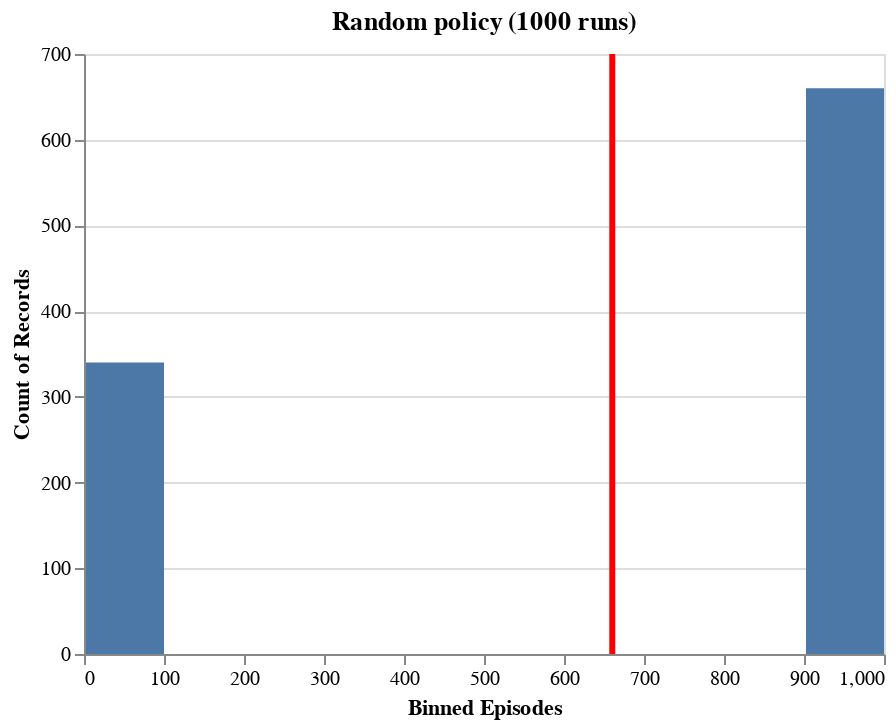

Source (notebook cell):
### Code cell
chart, random_df = plot(data_dir, "random", altair=True, title= "Random policy (1000 runs)")
chart

### Figure 1 — Vega-Lite specification as saved in the notebook (floating-point values rounded to 4 significant figures; data arrays with more than 128 entries replaced by an {"elided": "..."} marker saying what was removed)
{"$schema": "https://vega.github.io/schema/vega-lite/v2.6.0.json", "config": {"view": {"height": 300, "width": 400}}, "datasets": {"data-35fa975e8ab8b089b9837f1626c407bf": {"elided": "1000 records"}}, "layer": [{"data": {"name": "data-35fa975e8ab8b089b9837f1626c407bf"}, "encoding": {"x": {"bin": true, "field": "episodes", "title": "Binned Episodes", "type": "quantitative"}, "y": {"aggregate": "count", "field": "episodes", "type": "quantitative"}}, "mark": "bar", "title": "Random policy (1000 runs)"}, {"data": {"name": "data-35fa975e8ab8b089b9837f1626c407bf"}, "encoding": {"size": {"value": 3}, "x": {"aggregate": "mean", "field": "episodes", "type": "quantitative"}}, "mark": {"color": "red", "type": "rule"}}]}
